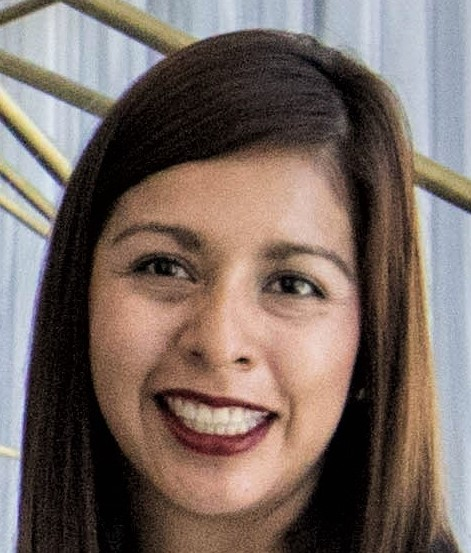
#> input picture Feature Vectors/Object Detection using ORB/face.jpeg, 471 x 553 px, found by its file name
$ python detection.py
#> lines starting #> are read from the running program, lines starting #| are printed output that depends on the picture
'''
We will now implement the ORB algorithm to detect the face in the training image in another image. As usual,
we will start by loading our training and query images.
'''
import cv2
import matplotlib.pyplot as plt

# Set the default figure size
plt.rcParams['figure.figsize'] = [14.0, 7.0]

# Load the training image
image1 = cv2.imread('./images/face.jpeg')
#> image1 is the input picture: shape (553, 471, 3); mean B, G, R 98.9, 105.9, 121

# Load the query image
image2 = cv2.imread('./images/Team.jpeg')
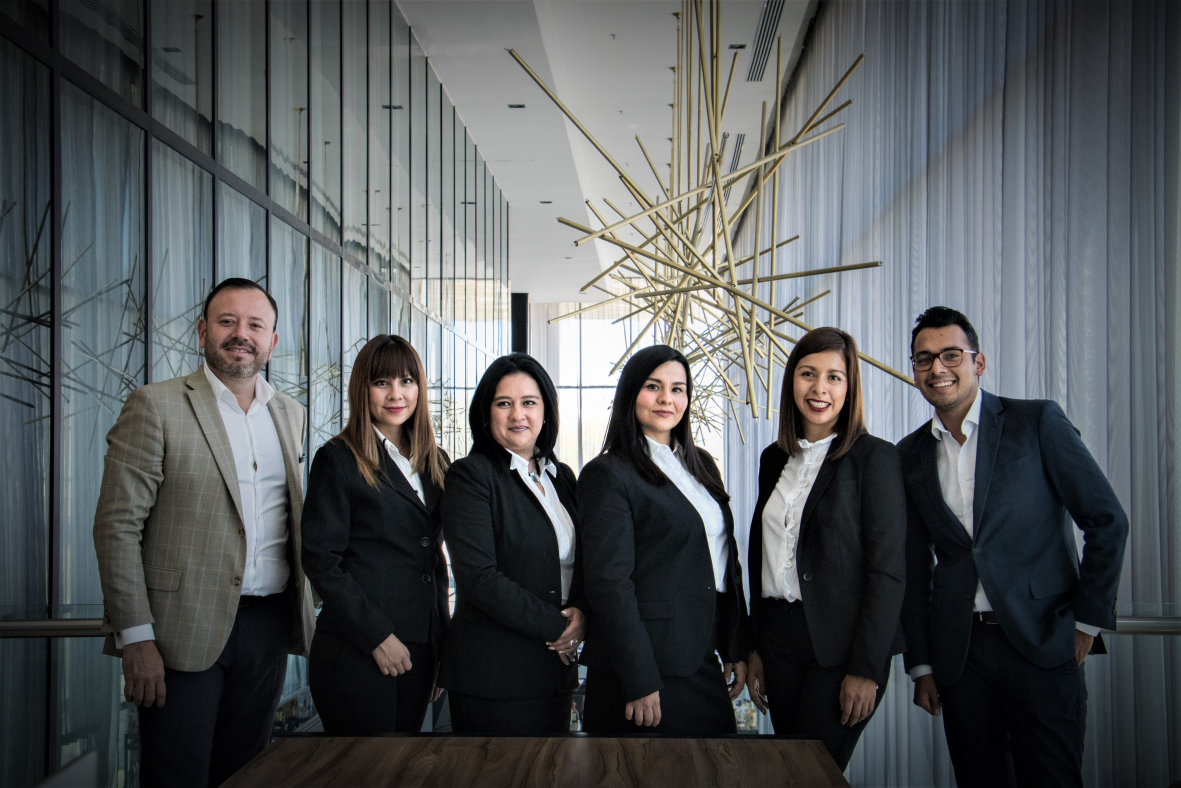
#> input picture Feature Vectors/Object Detection using ORB/Team.jpeg, 5905 x 3937 px, found by its file name (shown at 1/5 size)
#> image2 is the input picture: shape (3937, 5905, 3); mean B, G, R 88.3, 86.5, 83.2

# Convert the training image to RGB
training_image = cv2.cvtColor(image1, cv2.COLOR_BGR2RGB)

# Convert the query image to RGB
query_image = cv2.cvtColor(image2, cv2.COLOR_BGR2RGB)

# Display the images
plt.subplot(121)
plt.imshow(training_image)
plt.title('Training Image')
plt.subplot(122)
plt.imshow(query_image)
plt.title('Query Image')
plt.show()
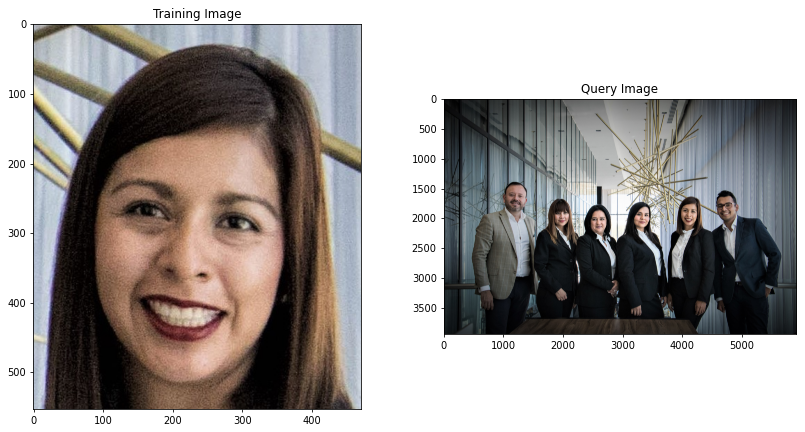
#> figure drawn by matplotlib, 2 panels

'''
In this particular case, the training image contains a face, therefore, as we have seen, the majority of the
keypoints detected are close to facial features, such as the eyes, nose, and mouth. On the other hand, our
query image is a picture of a group of people, one of which, is the woman we want to detect. Let’s now detect
the keypoints for the query image.
'''

# Set the default figure size
plt.rcParams['figure.figsize'] = [34.0, 34.0]

# Convert the training image to gray scale
training_gray = cv2.cvtColor(training_image, cv2.COLOR_BGR2GRAY)
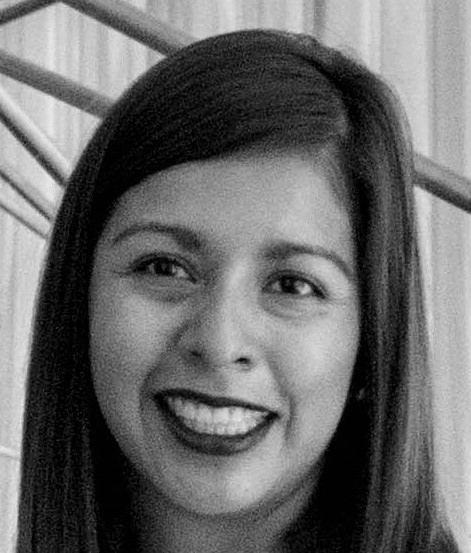
#> training_gray: shape (553, 471); min 0, max 236, mean 105.5

# Convert the query image to gray scale
query_gray = cv2.cvtColor(query_image, cv2.COLOR_BGR2GRAY)
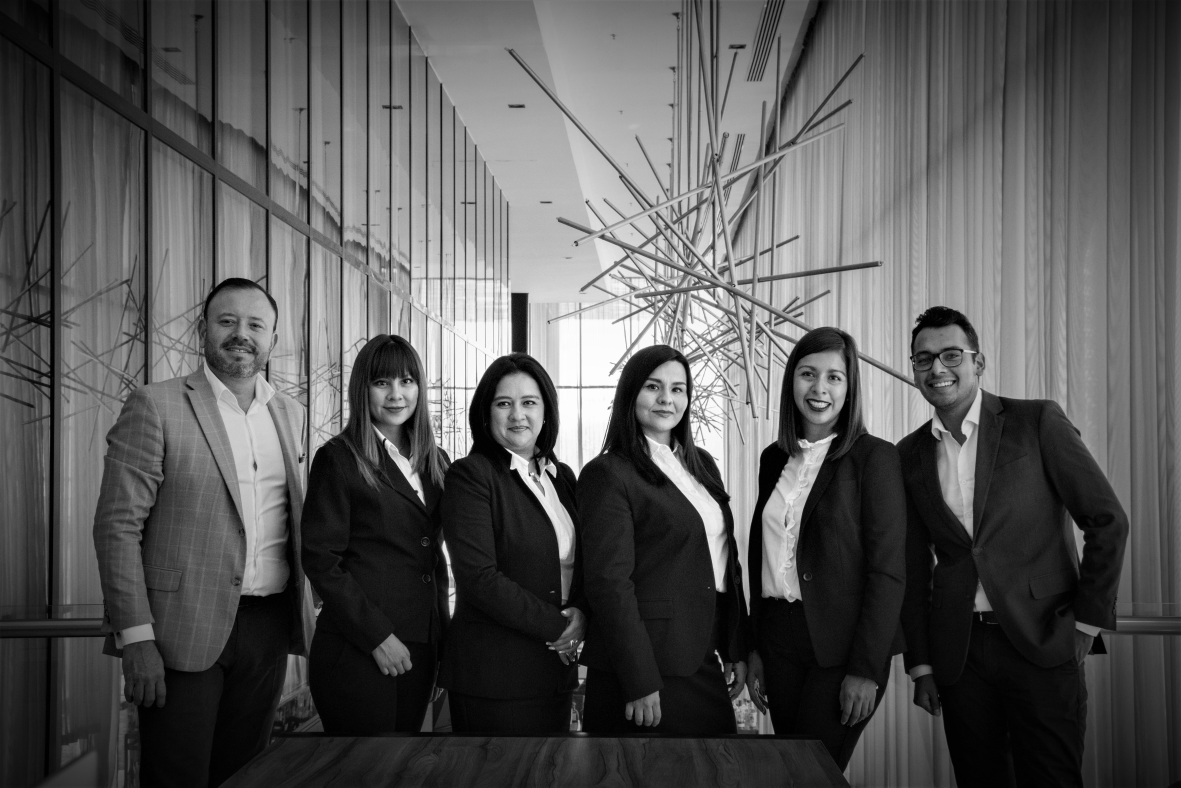
#> query_gray: shape (3937, 5905) (shown at 1/5 size); min 0, max 255, mean 86.6

# Set the parameters of the ORB algorithm by specifying the maximum number of keypoints to locate and
# the pyramid decimation ratio
orb = cv2.ORB_create(5000, 2.0)

# Find the keypoints in the gray scale training and query images and compute their ORB descriptor.
# The None parameter is needed to indicate that we are not using a mask in either case.
keypoints_train, descriptors_train = orb.detectAndCompute(training_gray, None)
#> keypoints_train = 2488 keypoints; strongest (x, y, size): (306, 286, 62), (252, 420, 124), (272, 412, 124), (300, 288, 124)
keypoints_query, descriptors_query = orb.detectAndCompute(query_gray, None)
#> keypoints_query = 4941 keypoints; strongest (x, y, size): (2880, 2336, 992), (2816, 2368, 992), (2816, 2240, 992), (2260, 2304, 124)

# Create copies of the query images to draw our keypoints on
#> (the run stopped early here; a loop or call above may not have finished)
